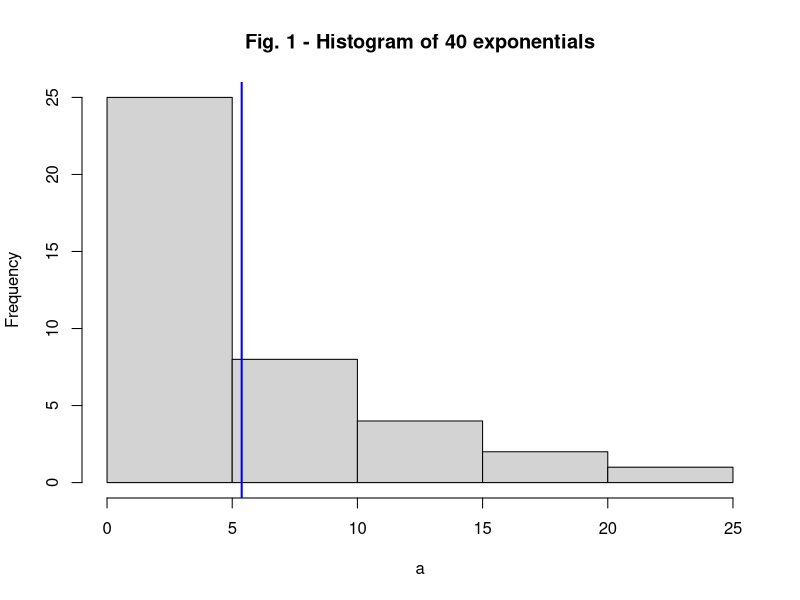
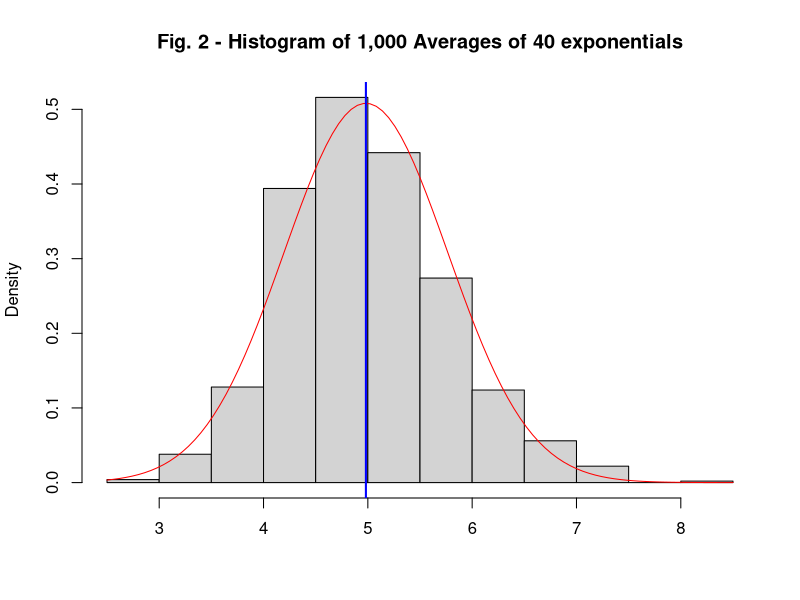
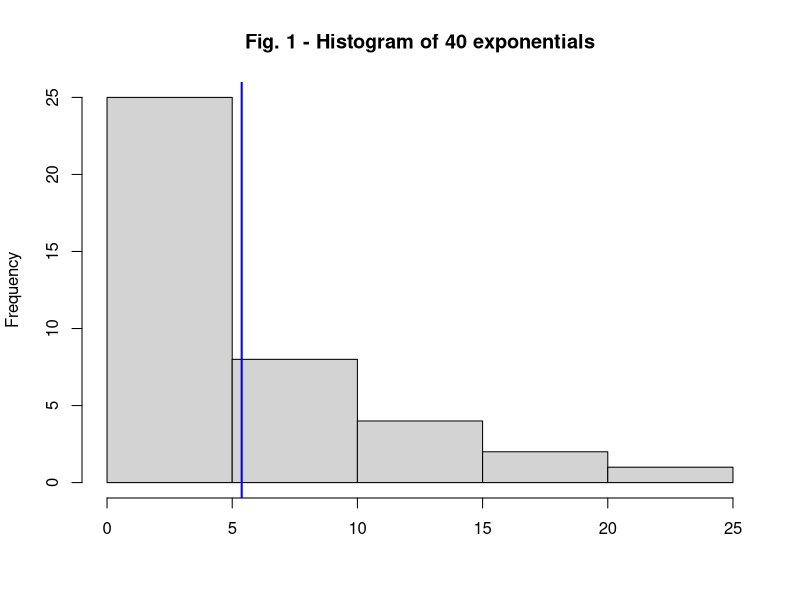
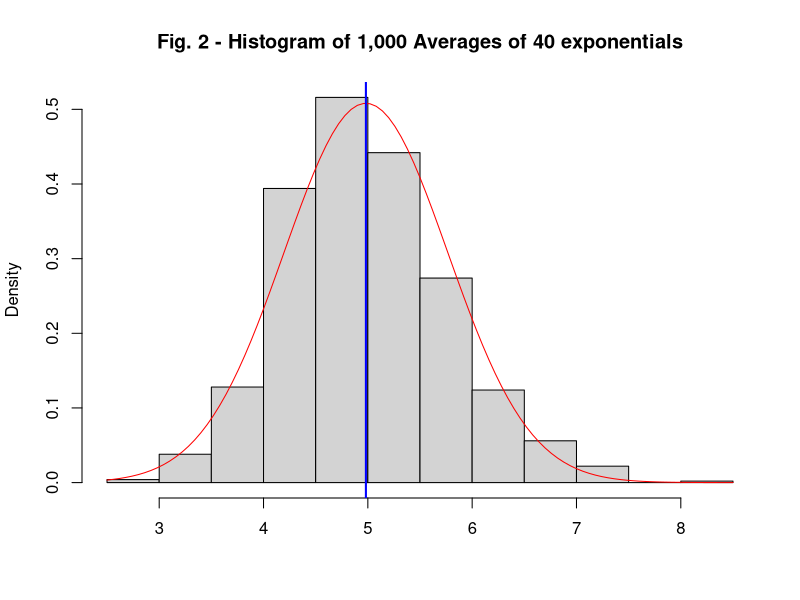

Here is the R script that generated these plots, in order:
## ---- chunk 1
a <- rexp(40, rate=.2)
ma <- mean(a)
sda <- sd(a)
va <- var(a)
hist(a, main="Fig. 1 - Histogram of 40 exponentials")
abline(v=ma, col="blue", lwd=2)
## ---- chunk 2
mns=NULL
for (i in 1:1000) mns=c(mns, mean(rexp(40, rate=.2)))
hist(mns, main="Fig. 2 - Histogram of 1,000 Averages of 40 exponentials", freq=FALSE, xlab="")
maa <- mean(mns)
sdaa <- sd(mns)
vaa <- var(mns)
curve(dnorm(x, mean=maa, sd=sdaa), col="red", add=T)
abline(v=maa, col="blue", lwd=2)
## ---- chunk 3
hist(a, main="Fig. 1 - Histogram of 40 exponentials", xlab="")
abline(v=ma, col="blue", lwd=2)
## ---- chunk 4
hist(mns, main="Fig. 2 - Histogram of 1,000 Averages of 40 exponentials", freq=FALSE, xlab="")
curve(dnorm(x, mean=maa, sd=sdaa), col="red", add=T)
abline(v=maa, col="blue", lwd=2)
